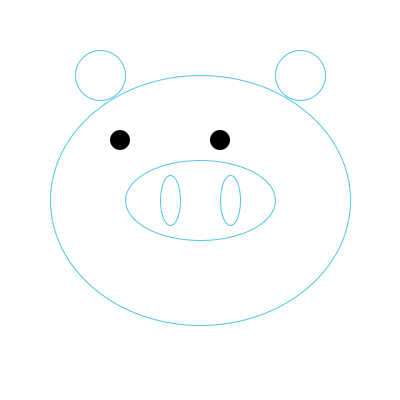
Frame 1 (no input)
Frame 60 (the mouse pressed at the canvas centre just before this capture): identical to frame 1, image omitted
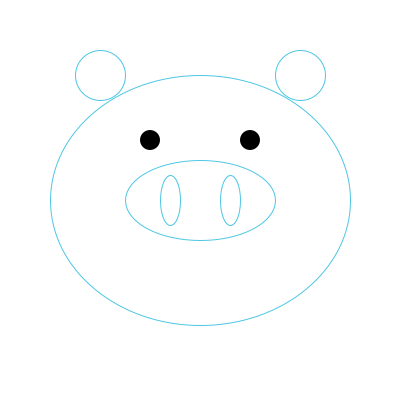
Frame 120 (the mouse held since frame 60 and released just before this capture)

The Processing sketch that drew these frames (run headless with seeded random() and noise(); from frame 60 on, the mouse is pressed at the canvas centre):

// Processing sketch: pighead_mousemove
// ── pighead_mousemove.pde
int pigeye_pos = 0;

void setup() {
  size(400, 400);
}


void draw() {
  //測 試
  background(255);
  
  //開 始 畫 豬 頭
  //選 擇 不 填 色 ,使 用 外 框 色  
  noFill();
  stroke(78, 198, 227);
  ellipse(200, 200, 300, 250);
  ellipse(200, 200, 150, 80);
  ellipse(170, 200, 20, 50);
  ellipse(230, 200, 20, 50);
  ellipse(100, 75, 50, 50);
  ellipse(300, 75, 50, 50);
  
  //會 動 的 豬 眼 睛
  //選 擇 填 色 ,不 使 用 外 框 色
  fill(0);
  noStroke();
  // 將 兩 眼 的 中 心 點 位 置 限 制 在 170~230
  pigeye_pos = constrain(mouseX, 170, 230);
  ellipse(pigeye_pos-50, 140, 20, 20);
  ellipse(pigeye_pos+50, 140, 20, 20);
}
  
  
  
  
